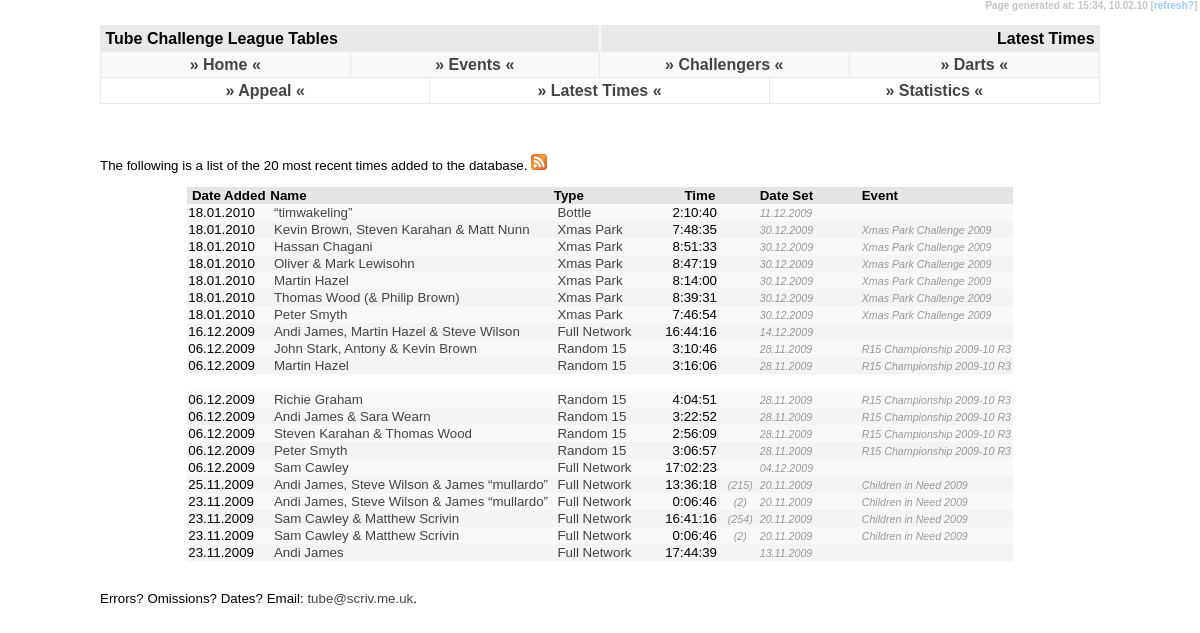
/latest/index.php, run on the app's committed database.
### tables this page shows
CREATE TABLE `tc_data` (
  `tc_challenge` varchar(3) NOT NULL default '',
  `tc_name` varchar(255) NOT NULL default '',
  `tc_hours` tinyint(2) NOT NULL default '0',
  `tc_mins` tinyint(2) NOT NULL default '0',
  `tc_sec` tinyint(2) NOT NULL default '0',
  `tc_event` varchar(255) default NULL,
  `tc_date` date default NULL,
  `tc_fn_station_count` smallint(4) default NULL,
  `tc_fn274_excluded_station` varchar(3) default NULL,
  `tc_fn_gwr` char(1) default NULL,
  `tc_uid` int(4) NOT NULL auto_increment,
  `tc_pending_yn` char(1) NOT NULL default 'N',
  `tc_upd_id` varchar(3) NOT NULL default '',
  `tc_upd_date` timestamp NOT NULL default CURRENT_TIMESTAMP on update CURRENT_TIMESTAMP,
  PRIMARY KEY  (`tc_uid`)
);

CREATE TABLE IF NOT EXISTS `tc_challenge` (
  `tc_challenge` char(3) NOT NULL,
  `tc_short_name` varchar(15) NOT NULL,
  `tc_challenge_name` varchar(255) NOT NULL,
  `tc_station_count` int(4) NOT NULL DEFAULT '0',
  `tc_description` varchar(255) NOT NULL,
  `tc_extra_details` text NOT NULL,
  `tc_dates` varchar(255) NOT NULL,
  `tc_order` int(11) DEFAULT NULL,
  `tc_uri` varchar(32) NOT NULL,
  PRIMARY KEY (`tc_challenge`)
);

### latest/index.php (the view, shortened to what this page needs)
<!DOCTYPE html PUBLIC "-//W3C//DTD XHTML 1.0 Strict//EN" "http://www.w3.org/TR/xhtml1/DTD/xhtml1-strict.dtd">
<html xmlns="http://www.w3.org/1999/xhtml" xml:lang="en">
<head>
  <link rel="stylesheet" title="Default" type="text/css" href="../default.css" />
</head>
<body><div id="temps">Page generated at: <?php echo date("H:i"); ?>,&nbsp;<?php echo date("d.m.y"); ?>&nbsp;[<a class="text" href="javascript:location.reload()">refresh?</a>]&nbsp;</div>
<div id="header1">&nbsp;Tube Challenge League Tables</div>
<div id="header2">Latest Times&nbsp;</div>
<?php
	include('../menu.php');
?>
<div id="header4">
<table border="0" cellpadding="0" cellspacing="0" width="100%">
	<tr style="text-align: center">
		<td class="header3" width="33%"><a href="/missing/">&#187; Appeal &#171;</a></td>
		<td class="header3" width="34%"><a href="/latest/">&#187; Latest Times &#171;</a></td>
		<td width="33%"><a href="/statistics/">&#187; Statistics &#171;</a></td>
	</tr>
</table>
</div>
<div id="content">
	<h3>&nbsp;</h3>
<p>The following is a list of the 20 most recent times added to the database. <a href="feedme.xml"><img src="feed.png" alt="RSS feed" border="0" /></a></p>
			<table align="center" border="0" cellpadding="1" cellspacing="0">
				<tr class="newshead">
					<td width="80">&nbsp;Date Added</td>
					<td>Name</td>
					<td width="90">Type&nbsp;</td>
					<td colspan="2" align="center">Time&nbsp;</td>
					<td width="100">Date Set</td>
					<td width="150">Event</td>
				</tr>
				<?php
					$query = "SELECT * FROM tc_data INNER JOIN tc_challenge on tc_data.tc_challenge = tc_challenge.tc_challenge ORDER BY tc_upd_date DESC LIMIT 20";
					$fnc = mysql_query($query) or die("Select Failed! [999]");
					$fncpos = 0;
					while ($fncdata = mysql_fetch_array($fnc)) {
						$fncpos++;
						?>
				<tr class="row<?php if($fncpos%2 != 0){ echo "1"; } else { echo "2"; } ?>">
					<td><?php echo date("d.m.Y", strtotime($fncdata['tc_upd_date'])); ?>&nbsp;</td>
					<td>&nbsp;<a href="/<?php echo $fncdata['tc_uri']; ?>/league/"><?php echo $fncdata['tc_name']; ?></a>&nbsp;</td>
					<td>&nbsp;<a href="/<?php echo $fncdata['tc_uri']; ?>/league/"><?php echo $fncdata['tc_short_name']; ?></a></td>
					<td align="right" width="75"><?php echo $fncdata['tc_hours']; ?>:<?php if ($fncdata['tc_mins'] < 10){ ?>0<?php } echo $fncdata['tc_mins']; ?>:<?php if ($fncdata['tc_sec'] < 10){ ?>0<?php } echo $fncdata['tc_sec']; ?>&nbsp;</td>
					<td width="35" align="center"><?php if(($fncdata['tc_fn_station_count'])){ ?><i>(<?php echo $fncdata['tc_fn_station_count']; ?>)</i><?php } ?></td>
					<td><i><?php if ($fncdata['tc_date']){ echo date("d.m.Y", strtotime($fncdata['tc_date']));} ?></i></td>
					<td><i><?php echo $fncdata['tc_event']; ?></i></td>
				</tr>
				<?php
				if($fncpos%10 == 0){ ?>
				<tr height="10">
					<td colspan="5">&nbsp;</td>
				</tr><?php } }
				?>
			</table>
<p>Errors? Omissions? Dates? Email: <a href="mailto:tube@scriv.me.uk">tube&#64;scriv.me.uk</a>.</p>
</div>
</body>
</html>

### menu.php (shortened to what this page needs)
<div id="header3">
	<table border="0" cellpadding="0" cellspacing="0" width="100%">
		<tr style="text-align: center">
			<td class="header3" width="25%"><a href="../../">&#187; Home &#171;</a></td>
			<td class="header3" width="25%"><a href="../../events/">&#187; Events &#171;</a></td>
			<td class="header3" width="25%"><a href="../../challengers/">&#187; Challengers &#171;</a></td>
			<td width="25%"><a href="http://darts.scriv.me.uk/">&#187; Darts &#171;</a></td>
		</tr>
	</table>
</div>

### default.css (style rules this page uses)
body { padding: 0; margin: 0; font-family: Trebuchet MS, Arial, Verdana, Helvetica, Calibri, sans-serif; background-color: #fff; font-weight: bold; }
#header1 { position: absolute; height: 25px; border-right: solid 1px #f9f9f9; border-left: solid 1px #e9e9e9; border-top: solid 1px #e9e9e9; border-bottom: solid 1px #e9e9e9; left: 100px; right: 50%; top: 25px; background-color: #e9e9e9; line-height: 25px; vertical-align: middle; }
#header2 { position: absolute; height: 25px; border-left: solid 1px #f9f9f9; border-right: solid 1px #e9e9e9; border-top: solid 1px #e9e9e9; border-bottom: solid 1px #e9e9e9; left: 50%; right: 100px; top: 25px; background-color: #e9e9e9; border-width: 1px; line-height: 25px; vertical-align: middle; text-align: right; }
#header3 { position: absolute; height: 25px; border: #e9e9e9; border-style: solid; left: 100px; right: 100px; top: 51px; background-color: #f9f9f9; border-width: 1px; line-height: 25px; vertical-align: middle; }
#header4 { position: absolute; height: 25px; border: #e9e9e9; border-style: solid; left: 100px; right: 100px; top: 77px; background-color: #ffffff; border-width: 1px; line-height: 25px; vertical-align: middle; }
#content { position: absolute; left: 100px; right: 100px; top: 108px; font-weight: normal; font-size: 10pt; text-align: justify; }
.header3 { border-right: solid 1px #e9e9e9; }
#temps { text-align: right; color: #c4c4c4; font-size: 7.5pt; position: absolute; right: 0px; height: 15px; top: 0px; margin: 0px 0px; vertical-align: middle; background-color: #ffffff; }
.newshead { background-color: #e4e4e4; vertical-align: middle; font-weight: bold; }
.row1 { background-color: #f9f9f9; }
.row2 { background-color: #f4f4f4; }
i { font-size: 8pt; color: #999999; }
a:link { color: #444444; text-decoration: none; }
a.text:link { color: #99ccff; text-decoration: none; }
h3 { padding-top: 15px; margin: 0; }

### data on the page
tc_data: tc_upd_date "18.01.2010", tc_name "“timwakeling”", tc_challenge.tc_short_name "Bottle", tc_hours "2", tc_mins "10", tc_sec "40", tc_date "11.12.2009"
tc_data: tc_upd_date "18.01.2010", tc_name "Kevin Brown, Steven Karahan & Matt Nunn", tc_challenge.tc_short_name "Xmas Park", tc_hours "7", tc_mins "48", tc_sec "35", tc_date "30.12.2009", tc_event "Xmas Park Challenge 2009"
tc_data: tc_upd_date "18.01.2010", tc_name "Hassan Chagani", tc_challenge.tc_short_name "Xmas Park", tc_hours "8", tc_mins "51", tc_sec "33", tc_date "30.12.2009", tc_event "Xmas Park Challenge 2009"
tc_data: tc_upd_date "18.01.2010", tc_name "Oliver & Mark Lewisohn", tc_challenge.tc_short_name "Xmas Park", tc_hours "8", tc_mins "47", tc_sec "19", tc_date "30.12.2009", tc_event "Xmas Park Challenge 2009"
tc_data: tc_upd_date "18.01.2010", tc_name "Martin Hazel", tc_challenge.tc_short_name "Xmas Park", tc_hours "8", tc_mins "14", tc_sec "0", tc_date "30.12.2009", tc_event "Xmas Park Challenge 2009"
tc_data: tc_upd_date "18.01.2010", tc_name "Thomas Wood (& Philip Brown)", tc_challenge.tc_short_name "Xmas Park", tc_hours "8", tc_mins "39", tc_sec "31", tc_date "30.12.2009", tc_event "Xmas Park Challenge 2009"
tc_data: tc_upd_date "18.01.2010", tc_name "Peter Smyth", tc_challenge.tc_short_name "Xmas Park", tc_hours "7", tc_mins "46", tc_sec "54", tc_date "30.12.2009", tc_event "Xmas Park Challenge 2009"
tc_data: tc_upd_date "16.12.2009", tc_name "Andi James, Martin Hazel & Steve Wilson", tc_challenge.tc_short_name "Full Network", tc_hours "16", tc_mins "44", tc_sec "16", tc_date "14.12.2009"
tc_data: tc_upd_date "06.12.2009", tc_name "John Stark, Antony & Kevin Brown", tc_challenge.tc_short_name "Random 15", tc_hours "3", tc_mins "10", tc_sec "46", tc_date "28.11.2009", tc_event "R15 Championship 2009-10 R3"
tc_data: tc_upd_date "06.12.2009", tc_name "Martin Hazel", tc_challenge.tc_short_name "Random 15", tc_hours "3", tc_mins "16", tc_sec "6", tc_date "28.11.2009", tc_event "R15 Championship 2009-10 R3"
tc_data: tc_upd_date "06.12.2009", tc_name "Richie Graham", tc_challenge.tc_short_name "Random 15", tc_hours "4", tc_mins "4", tc_sec "51", tc_date "28.11.2009", tc_event "R15 Championship 2009-10 R3"
tc_data: tc_upd_date "06.12.2009", tc_name "Andi James & Sara Wearn", tc_challenge.tc_short_name "Random 15", tc_hours "3", tc_mins "22", tc_sec "52", tc_date "28.11.2009", tc_event "R15 Championship 2009-10 R3"
tc_data: tc_upd_date "06.12.2009", tc_name "Steven Karahan & Thomas Wood", tc_challenge.tc_short_name "Random 15", tc_hours "2", tc_mins "56", tc_sec "9", tc_date "28.11.2009", tc_event "R15 Championship 2009-10 R3"
tc_data: tc_upd_date "06.12.2009", tc_name "Peter Smyth", tc_challenge.tc_short_name "Random 15", tc_hours "3", tc_mins "6", tc_sec "57", tc_date "28.11.2009", tc_event "R15 Championship 2009-10 R3"
tc_data: tc_upd_date "06.12.2009", tc_name "Sam Cawley", tc_challenge.tc_short_name "Full Network", tc_hours "17", tc_mins "2", tc_sec "23", tc_date "04.12.2009"
tc_data: tc_upd_date "25.11.2009", tc_name "Andi James, Steve Wilson & James “mullardo”", tc_challenge.tc_short_name "Full Network", tc_hours "13", tc_mins "36", tc_sec "18", tc_fn_station_count "215", tc_date "20.11.2009", tc_event "Children in Need 2009"
tc_data: tc_upd_date "23.11.2009", tc_name "Andi James, Steve Wilson & James “mullardo”", tc_challenge.tc_short_name "Full Network", tc_hours "0", tc_mins "6", tc_sec "46", tc_fn_station_count "2", tc_date "20.11.2009", tc_event "Children in Need 2009"
tc_data: tc_upd_date "23.11.2009", tc_name "Sam Cawley & Matthew Scrivin", tc_challenge.tc_short_name "Full Network", tc_hours "16", tc_mins "41", tc_sec "16", tc_fn_station_count "254", tc_date "20.11.2009", tc_event "Children in Need 2009"
tc_data: tc_upd_date "23.11.2009", tc_name "Sam Cawley & Matthew Scrivin", tc_challenge.tc_short_name "Full Network", tc_hours "0", tc_mins "6", tc_sec "46", tc_fn_station_count "2", tc_date "20.11.2009", tc_event "Children in Need 2009"
tc_data: tc_upd_date "23.11.2009", tc_name "Andi James", tc_challenge.tc_short_name "Full Network", tc_hours "17", tc_mins "44", tc_sec "39", tc_date "13.11.2009"
